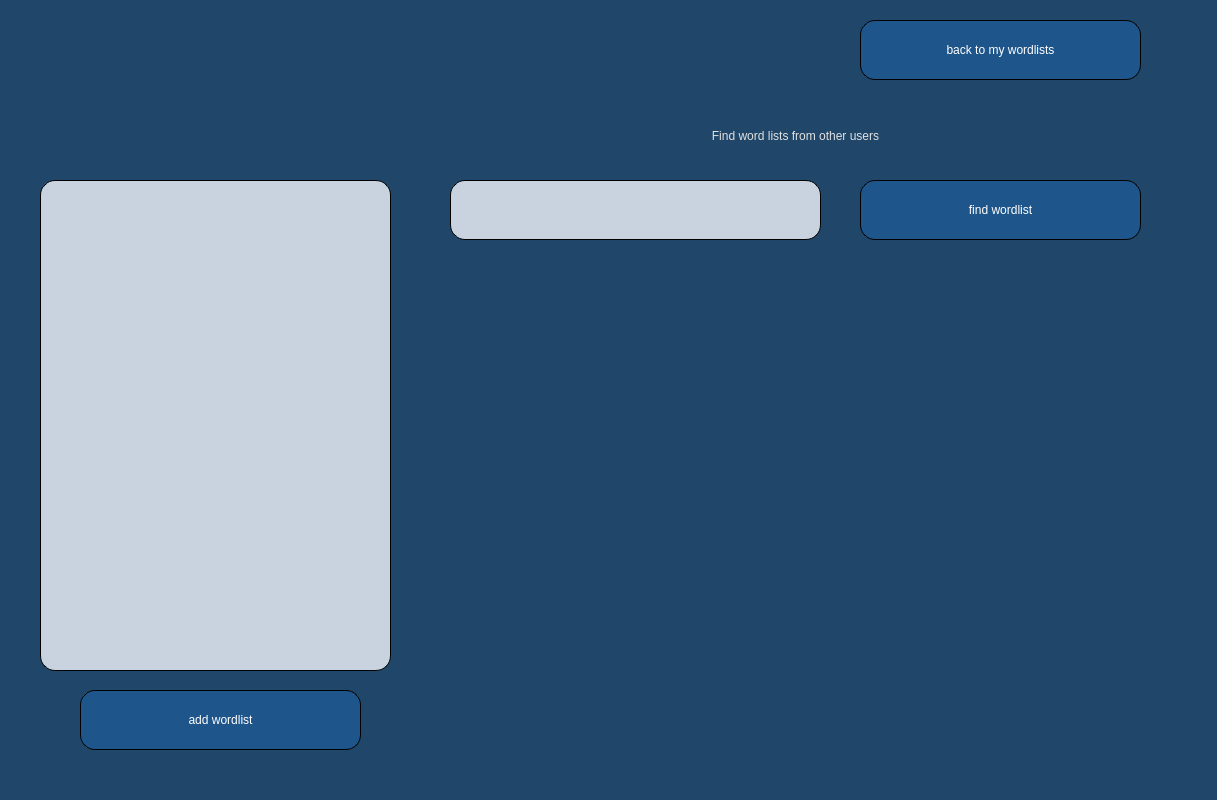
<?xml version="1.0" encoding="UTF-8"?>
<ui version="4.0">
 <class>Dialog</class>
 <widget class="QDialog" name="Dialog">
  <property name="geometry">
   <rect>
    <x>0</x>
    <y>0</y>
    <width>1217</width>
    <height>800</height>
   </rect>
  </property>
  <property name="windowTitle">
   <string>Dialog</string>
  </property>
  <property name="styleSheet">
   <string notr="true">background-color: rgb(32, 71, 105);
border-color: rgb(255, 255, 255);</string>
  </property>
  <widget class="QPushButton" name="back_to_my_wordlists_button">
   <property name="geometry">
    <rect>
     <x>860</x>
     <y>20</y>
     <width>281</width>
     <height>60</height>
    </rect>
   </property>
   <property name="styleSheet">
    <string notr="true">QPushButton {background-color:rgb(30, 85, 138);
font: 19pt &quot;Yrsa&quot;;
color:white;
selection-background-color: rgb(255, 255, 255);
border-style: outset;
border-width: 1px;
border-radius: 15px;
border-color: black;
padding: 4px;}
QPushButton:hover {background-color: rgb(20, 75, 130);}</string>
   </property>
   <property name="text">
    <string>back to my wordlists</string>
   </property>
  </widget>
  <widget class="QTextEdit" name="words_text">
   <property name="geometry">
    <rect>
     <x>40</x>
     <y>180</y>
     <width>351</width>
     <height>491</height>
    </rect>
   </property>
   <property name="styleSheet">
    <string notr="true">background-color:rgb(200, 211, 223);
font: 21pt &quot;Yrsa&quot;;
color:black;
selection-background-color: rgb(255, 255, 255);
border-style: outset;
border-width: 1px;
border-radius: 15px;
border-color: black;
padding: 4px;
selection-color: rgb(101, 145, 232);</string>
   </property>
   <property name="html">
    <string>&lt;!DOCTYPE HTML PUBLIC &quot;-//W3C//DTD HTML 4.0//EN&quot; &quot;http://www.w3.org/TR/REC-html40/strict.dtd&quot;&gt;
&lt;html&gt;&lt;head&gt;&lt;meta name=&quot;qrichtext&quot; content=&quot;1&quot; /&gt;&lt;style type=&quot;text/css&quot;&gt;
p, li { white-space: pre-wrap; }
&lt;/style&gt;&lt;/head&gt;&lt;body style=&quot; font-family:'Yrsa'; font-size:21pt; font-weight:400; font-style:normal;&quot;&gt;
&lt;p style=&quot;-qt-paragraph-type:empty; margin-top:0px; margin-bottom:0px; margin-left:0px; margin-right:0px; -qt-block-indent:0; text-indent:0px; font-family:'Ubuntu'; font-size:14pt;&quot;&gt;&lt;br /&gt;&lt;/p&gt;&lt;/body&gt;&lt;/html&gt;</string>
   </property>
  </widget>
  <widget class="QLineEdit" name="find_wordlist_input">
   <property name="geometry">
    <rect>
     <x>450</x>
     <y>180</y>
     <width>371</width>
     <height>60</height>
    </rect>
   </property>
   <property name="styleSheet">
    <string notr="true">background-color:rgb(200, 211, 223);
font: 19pt &quot;Yrsa&quot;;
color:black;
selection-background-color: rgb(255, 255, 255);
border-style: outset;
border-width: 1px;
border-radius: 15px;
border-color: black;
padding: 4px;
selection-color: rgb(101, 145, 232);</string>
   </property>
   <property name="text">
    <string/>
   </property>
   <property name="alignment">
    <set>Qt::AlignLeading|Qt::AlignLeft|Qt::AlignVCenter</set>
   </property>
  </widget>
  <widget class="QPushButton" name="find_wordlist_button">
   <property name="geometry">
    <rect>
     <x>860</x>
     <y>180</y>
     <width>281</width>
     <height>60</height>
    </rect>
   </property>
   <property name="styleSheet">
    <string notr="true">QPushButton {background-color:rgb(30, 85, 138);
font: 19pt &quot;Yrsa&quot;;
color:white;
selection-background-color: rgb(255, 255, 255);
border-style: outset;
border-width: 1px;
border-radius: 15px;
border-color: black;
padding: 4px;}
QPushButton:hover {background-color: rgb(20, 75, 130);}</string>
   </property>
   <property name="text">
    <string>find wordlist</string>
   </property>
  </widget>
  <widget class="QLabel" name="label">
   <property name="geometry">
    <rect>
     <x>450</x>
     <y>100</y>
     <width>691</width>
     <height>71</height>
    </rect>
   </property>
   <property name="styleSheet">
    <string notr="true">color:rgb(225, 225, 225); 
font: 31pt &quot;Yrsa&quot;;</string>
   </property>
   <property name="text">
    <string>Find word lists from other users</string>
   </property>
   <property name="alignment">
    <set>Qt::AlignCenter</set>
   </property>
  </widget>
  <widget class="QWidget" name="verticalLayoutWidget">
   <property name="geometry">
    <rect>
     <x>460</x>
     <y>260</y>
     <width>681</width>
     <height>401</height>
    </rect>
   </property>
   <layout class="QVBoxLayout" name="verticalLayout">
    <property name="sizeConstraint">
     <enum>QLayout::SetMaximumSize</enum>
    </property>
    <property name="leftMargin">
     <number>440</number>
    </property>
    <property name="topMargin">
     <number>270</number>
    </property>
    <property name="rightMargin">
     <number>30</number>
    </property>
    <property name="bottomMargin">
     <number>70</number>
    </property>
   </layout>
  </widget>
  <widget class="QPushButton" name="add_wordlist_button">
   <property name="geometry">
    <rect>
     <x>80</x>
     <y>690</y>
     <width>281</width>
     <height>60</height>
    </rect>
   </property>
   <property name="styleSheet">
    <string notr="true">QPushButton {background-color:rgb(30, 85, 138);
font: 19pt &quot;Yrsa&quot;;
color:white;
selection-background-color: rgb(255, 255, 255);
border-style: outset;
border-width: 1px;
border-radius: 15px;
border-color: black;
padding: 4px;}
QPushButton:hover {background-color: rgb(20, 75, 130);}</string>
   </property>
   <property name="text">
    <string>add wordlist</string>
   </property>
  </widget>
 </widget>
 <resources/>
 <connections/>
</ui>
